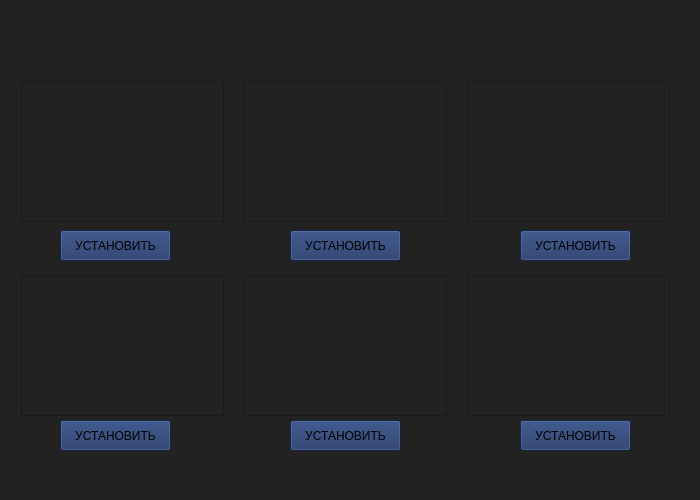
<?xml version="1.0" encoding="UTF-8"?>
<ui version="4.0">
 <class>MainWindow</class>
 <widget class="QMainWindow" name="MainWindow">
  <property name="geometry">
   <rect>
    <x>0</x>
    <y>0</y>
    <width>700</width>
    <height>500</height>
   </rect>
  </property>
  <property name="minimumSize">
   <size>
    <width>700</width>
    <height>500</height>
   </size>
  </property>
  <property name="maximumSize">
   <size>
    <width>700</width>
    <height>500</height>
   </size>
  </property>
  <property name="windowTitle">
   <string>MainWindow</string>
  </property>
  <property name="styleSheet">
   <string notr="true">background-color: rgb(34, 34, 34);</string>
  </property>
  <widget class="QWidget" name="centralwidget">
   <widget class="QGraphicsView" name="graphicsView">
    <property name="geometry">
     <rect>
      <x>21</x>
      <y>81</y>
      <width>203</width>
      <height>141</height>
     </rect>
    </property>
   </widget>
   <widget class="QGraphicsView" name="graphicsView_2">
    <property name="geometry">
     <rect>
      <x>244</x>
      <y>81</y>
      <width>203</width>
      <height>141</height>
     </rect>
    </property>
   </widget>
   <widget class="QGraphicsView" name="graphicsView_3">
    <property name="geometry">
     <rect>
      <x>21</x>
      <y>275</y>
      <width>203</width>
      <height>141</height>
     </rect>
    </property>
   </widget>
   <widget class="QGraphicsView" name="graphicsView_4">
    <property name="geometry">
     <rect>
      <x>244</x>
      <y>275</y>
      <width>203</width>
      <height>141</height>
     </rect>
    </property>
   </widget>
   <widget class="QGraphicsView" name="graphicsView_5">
    <property name="geometry">
     <rect>
      <x>467</x>
      <y>81</y>
      <width>203</width>
      <height>141</height>
     </rect>
    </property>
    <property name="styleSheet">
     <string notr="true"/>
    </property>
   </widget>
   <widget class="QGraphicsView" name="graphicsView_6">
    <property name="geometry">
     <rect>
      <x>467</x>
      <y>275</y>
      <width>203</width>
      <height>141</height>
     </rect>
    </property>
   </widget>
   <widget class="QPushButton" name="pushButton">
    <property name="geometry">
     <rect>
      <x>60</x>
      <y>230</y>
      <width>111</width>
      <height>31</height>
     </rect>
    </property>
    <property name="styleSheet">
     <string notr="true">background-color: rgb(27, 50, 100);
font: 10pt &quot;Open Sans&quot;;</string>
    </property>
    <property name="text">
     <string>УСТАНОВИТЬ</string>
    </property>
   </widget>
   <widget class="QPushButton" name="pushButton_2">
    <property name="geometry">
     <rect>
      <x>290</x>
      <y>230</y>
      <width>111</width>
      <height>31</height>
     </rect>
    </property>
    <property name="styleSheet">
     <string notr="true">background-color: rgb(27, 50, 100);
font: 10pt &quot;Open Sans&quot;;</string>
    </property>
    <property name="text">
     <string>УСТАНОВИТЬ</string>
    </property>
   </widget>
   <widget class="QPushButton" name="pushButton_3">
    <property name="geometry">
     <rect>
      <x>520</x>
      <y>230</y>
      <width>111</width>
      <height>31</height>
     </rect>
    </property>
    <property name="styleSheet">
     <string notr="true">background-color: rgb(27, 50, 100);
font: 10pt &quot;Open Sans&quot;;</string>
    </property>
    <property name="text">
     <string>УСТАНОВИТЬ</string>
    </property>
   </widget>
   <widget class="QPushButton" name="pushButton_4">
    <property name="geometry">
     <rect>
      <x>60</x>
      <y>420</y>
      <width>111</width>
      <height>31</height>
     </rect>
    </property>
    <property name="styleSheet">
     <string notr="true">background-color: rgb(27, 50, 100);
font: 10pt &quot;Open Sans&quot;;</string>
    </property>
    <property name="text">
     <string>УСТАНОВИТЬ</string>
    </property>
   </widget>
   <widget class="QPushButton" name="pushButton_5">
    <property name="geometry">
     <rect>
      <x>290</x>
      <y>420</y>
      <width>111</width>
      <height>31</height>
     </rect>
    </property>
    <property name="styleSheet">
     <string notr="true">background-color: rgb(27, 50, 100);
font: 10pt &quot;Open Sans&quot;;</string>
    </property>
    <property name="text">
     <string>УСТАНОВИТЬ</string>
    </property>
   </widget>
   <widget class="QPushButton" name="pushButton_6">
    <property name="geometry">
     <rect>
      <x>520</x>
      <y>420</y>
      <width>111</width>
      <height>31</height>
     </rect>
    </property>
    <property name="styleSheet">
     <string notr="true">background-color: rgb(27, 50, 100);
font: 10pt &quot;Open Sans&quot;;</string>
    </property>
    <property name="text">
     <string>УСТАНОВИТЬ</string>
    </property>
   </widget>
  </widget>
  <widget class="QMenuBar" name="menubar">
   <property name="geometry">
    <rect>
     <x>0</x>
     <y>0</y>
     <width>700</width>
     <height>21</height>
    </rect>
   </property>
  </widget>
  <widget class="QStatusBar" name="statusbar"/>
 </widget>
 <resources/>
 <connections/>
</ui>
